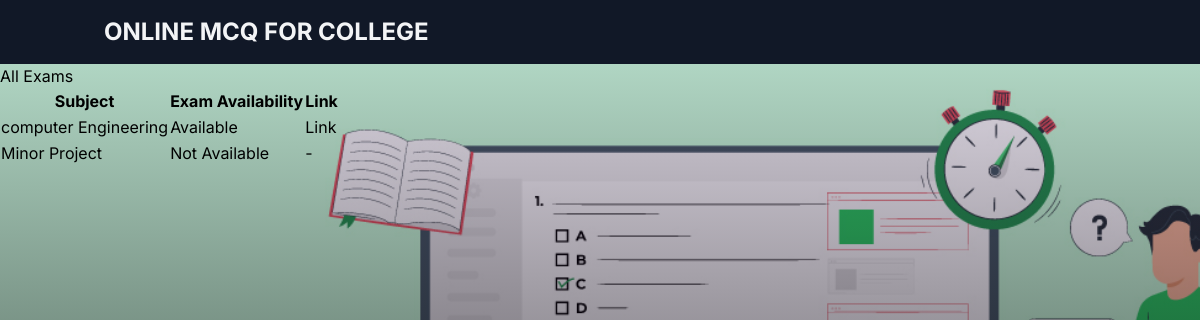
Before: /subjects (signed in) with the older database file.
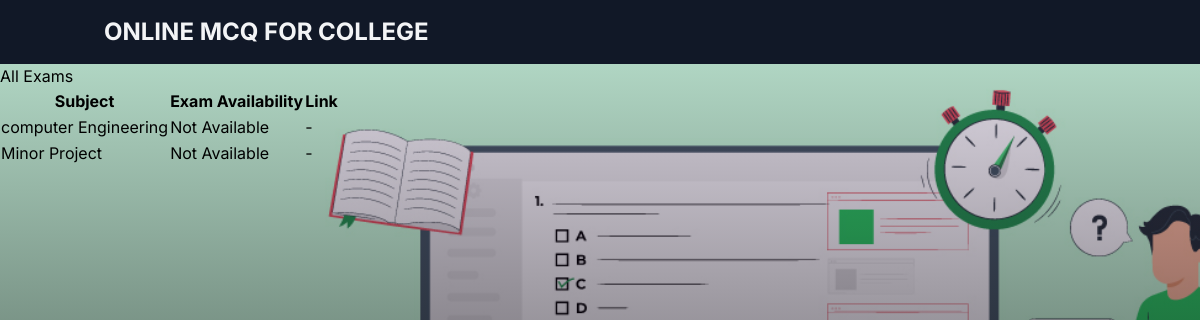
After: the same page with the newer database file.
### base/models.py (models this page shows)
class Subject(models.Model):
    subject = models.CharField(max_length=50,null=True,blank=False)
    SubCode = models.CharField(max_length=10,null=True)
    year = models.CharField(max_length=3,null=True,blank=False,default='1st')
    availability = models.BooleanField(default=False)
    def __str__(self):
        return self.subject

### base/views.py (the view)
# urls.py: path('subjects',views.checkExam,name='checkExam'),
def checkExam(request):
    user = request.user
    if user.is_authenticated:
        subjects = Subject.objects.all()
        print(subjects)
        data = {}
        for subject in subjects:
            if Question.objects.filter(subject=subject).exists():
                easycount = Question.objects.filter(subject=subject,level='E').count()
                print(easycount)
                mediumcount = Question.objects.filter(subject=subject,level='M').count()
                print(mediumcount)
                hardcount = Question.objects.filter(subject=subject,level='H').count()
                print(hardcount)
                if easycount>=10 and mediumcount>=5 and hardcount>=5:
                    subject.availability = True
                    subject.save()
                else:
                    subject.availability = False
                    subject.save()
        subjects = Subject.objects.all()
        print([subject.availability for subject in subjects])
        return render(request,'base/checkExams.html',{'subjects':subjects})
    else:
        return redirect('studentlogin')

### base/templatetags/custom_tags.py (called while the page is built)
@register.filter(name='get_availability')
def get_availability(value):
    if value==True:
        return "Available"
    else:
        return "Not Available"

### base/templates/base/checkExams.html (shortened to what this page needs)
{% extends 'base.html' %}
{% load custom_tags %}
{% block content %}
    <h1>All Exams</h1>
        {% if user.is_authenticated %}
        <table>
            <tr>
                <th>Subject</th>
                <th>Exam Availability</th>
                <th>Link</th>
            </tr>
            {% for subject in subjects %}
            <tr>
                <td>{{subject.subject}}</td>
                <td>{{subject.availability|get_availability }}</td>
                {% if subject.availability %}
                <td><a href="{% url 'examquestion' %}">Link</a></td>
                {% else %}
                <td>-</td>
                {% endif %}
            </tr>
            {% endfor %}
        </table
        {% endif %}
{% endblock %}

### templates/base.html (shortened to what this page needs)
{% load static %}
<!DOCTYPE html>
<html lang="en">
  <head>
    <link rel="stylesheet" type="text/css" href="{% static 'css/base.css' %}" />
    <link
      rel="stylesheet"
      href="https://use.fontawesome.com/releases/v5.0.8/css/all.css"
    />
    <script src="https://cdn.tailwindcss.com"></script>
  </head>
  <body
    style="
      background: linear-gradient(
          0deg,
          rgba(5, 5, 5, 0.9),
          rgba(66, 4, 126, 0.1)
        ),
        url('{% static 'images/background.png' %}');
      background-repeat: no-repeat;
      background-size: cover;
      background-attachment: fixed;
    "
    class="min-h-screen flex flex-col items-start justify-start"
  >
    <nav class="w-full fixed">
      <div class="bg-gray-900 text-gray-100 h-16 flex items-center">
        <a
          class="p-4 container mx-auto text-2xl font-bold uppercase"
          href="{% url 'homepage' %}"
          >Online MCQ for College</a
        >
      </div>
    </nav>
    <main class="mt-16">{% block content %} {% endblock %}</main>
  </body>
</html>

Changed rows visible on the page:
changed Subject "computer Engineering": availability|get_availability "Available" → "Not Available"; availability "Link" → "-"
